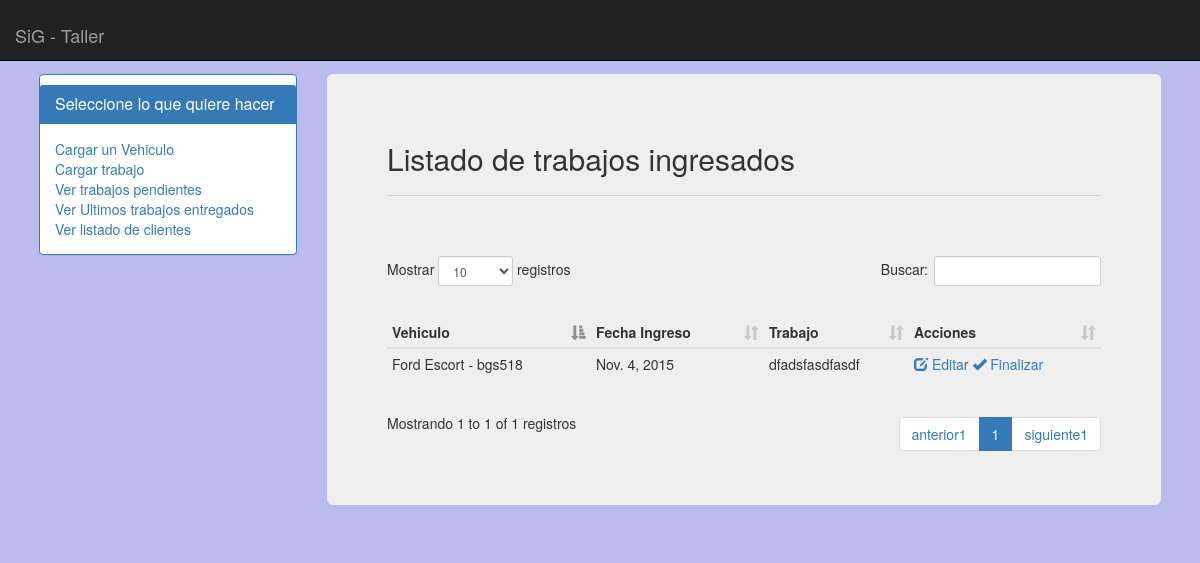
Before: /gestion/ver_trabajos/ with the older database file.
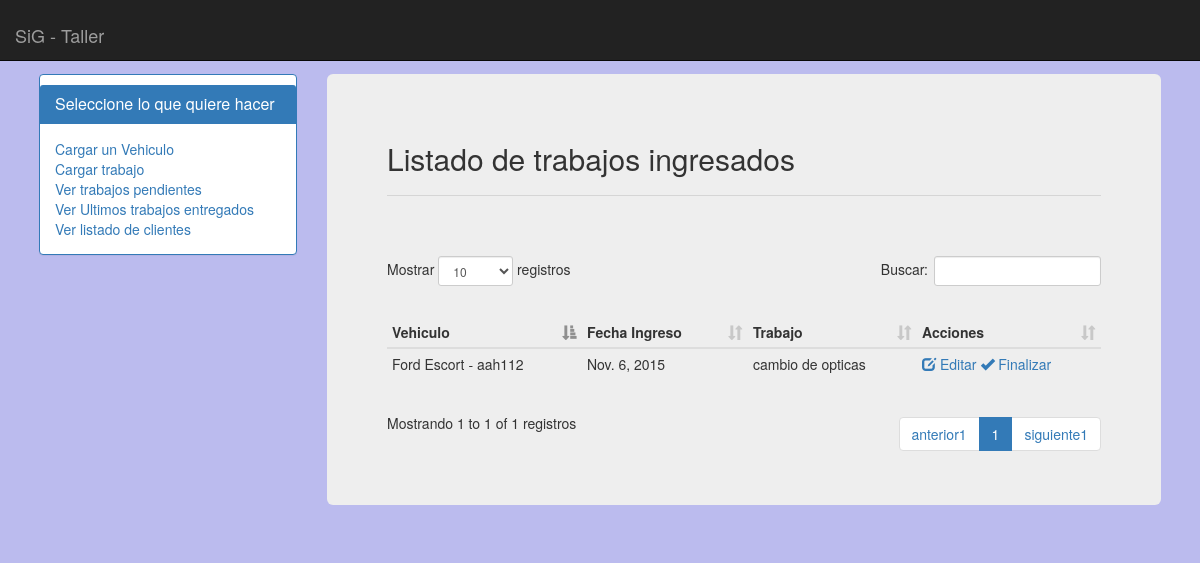
After: the same page with the newer database file.
### apps/gestion/models.py (models this page shows, shortened)
class Trabajo(models.Model):
	vehiculo 			= models.ForeignKey(Vehiculo,related_name='trabajos_realizados')
	fecha_ingreso 		= models.DateField(null=True)
	fecha_entrega		= models.DateField(null=True)
	km_ingreso			= models.IntegerField(null=True)
	descripcion			= models.CharField(max_length=250,null=True)
	estado 				= models.IntegerField()
	precio 				= models.DecimalField(max_digits=10,decimal_places=2,null=True)

class Vehiculo(models.Model):
	tipo_vehiculo	= models.CharField(max_length=20)
	modelo_marca	= models.CharField(max_length=100)
	patente 		= models.CharField(max_length=12,unique=True)
	observaciones	= models.CharField(max_length=100,null=True)
	def __unicode__(self):
		return u'%s - %s' % (self.modelo_marca,self.patente)

### apps/gestion/views.py (the view)
def ver_trabajos(request):
	listado 	= Trabajo.objects.filter(estado=1).order_by('-id')
	values = {
		'listado':listado,
	}
	return render_to_response('gestion/ver_trabajos.html',values,context_instance = RequestContext(request))

### templates/gestion/ver_trabajos.html
{% extends 'index.html' %}
{% block cuerpo %}
<h2>Listado de trabajos ingresados</h2><hr>
<table class="table table-condensed table-hover" id="id_tbl-trabajos">
	<thead>
		<tr>
			<th>
				Vehiculo
			</th>
			<th>
				Fecha Ingreso
			</th>
			<th>
				Trabajo
			</th>
			<th>
				Acciones
			</th>
		</tr>
	</thead>
	<tbody>
		{% for elemento in listado %}
		<tr>
			<td>
				{{ elemento.vehiculo }}
			</td>
			<td>
				{{ elemento.fecha_ingreso }}
			</td>
			<td>
				{{ elemento.descripcion }}
			</td>
			<td>
				<a href=""><i class="glyphicon glyphicon-edit"></i> Editar </a> <a href="{% url 'finalizar_trabajo' elemento.id %}"><i class="glyphicon glyphicon-ok"></i> Finalizar</a>
			</td>
		</tr>
		{% endfor %}
	</tbody>
</table>
{% endblock cuerpo %}

Changed rows visible on the page:
no longer on this page (row edited): Trabajo: vehiculo "Ford Escort - bgs518", fecha_ingreso "Nov. 4, 2015", descripcion "dfadsfasdfasdf"
added Trabajo: vehiculo "Ford Escort - aah112", fecha_ingreso "Nov. 6, 2015", descripcion "cambio de opticas"
